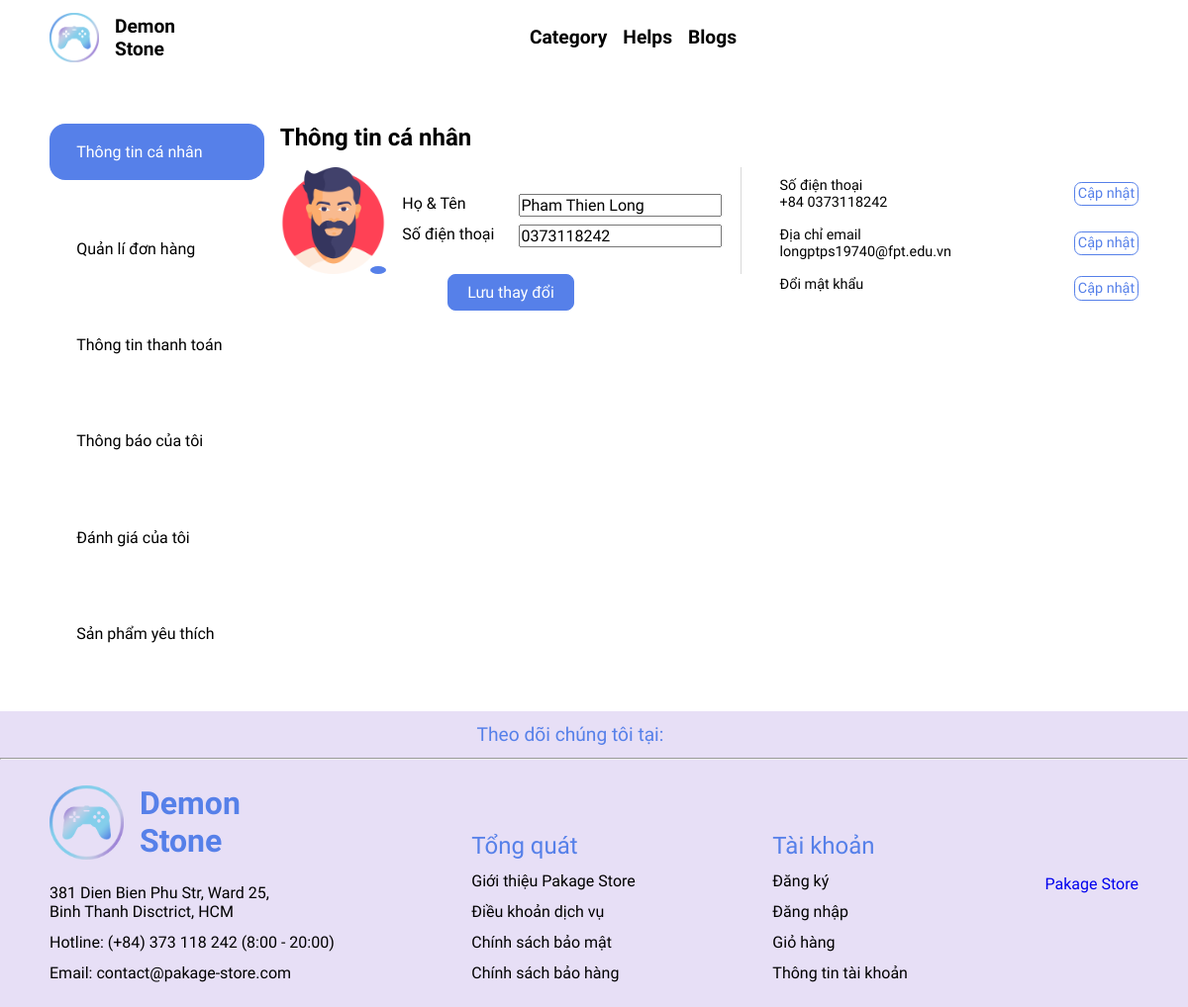
Page /sources/View/user.php?id=1 on the committed database.
### tables this page shows
CREATE TABLE `user` (
  `id` int(6) NOT NULL,
  `role_id` tinyint(1) NOT NULL DEFAULT 0,
  `username` varchar(255) NOT NULL,
  `password` varchar(255) NOT NULL,
  `email` varchar(255) NOT NULL,
  `fullname` varchar(255) NOT NULL,
  `phone_number` varchar(10) DEFAULT NULL,
  `currency` double NOT NULL DEFAULT 0,
  `avatar` text DEFAULT './assets/images/man.png'
);

### sources/Model/DAO/UserDAO.php (called while the page is built, shortened)
<?php
include '/Applications/XAMPP/xamppfiles/htdocs/pro1014_duan/sources/Model/User.php';
class UserDAO {
    private $database;
    public function __construct() {
        $this->database = new Database();
        $this->database = $this->database->getDatabase();
    }
    public function getUserByID($id) {
        if($this->database->connect_error) {
            return false;
        } else {
            $query = $this->database->prepare("SELECT * FROM `User` WHERE `User`.`id` = ?");
            $query->bind_param('s', $id);
            if($query->execute()) {
                $result = $query->get_result();
                if($result->num_rows > 0) {
                    $user = $result->fetch_assoc();
                    return new User($user['id'], $user['username'], $user['password'], $user['email'], $user['fullname'], $user['phone_number'], $user['currency'], $user['role_id'], $user['avatar']);
                } else return false;
            } else return false;
        }
    }
}
?>

### sources/Utils/Database.php (called while the page is built, shortened)
<?php
class Database {
    public function getDatabase($database = null) {
        if($database == null) {
            return new mysqli("localhost:3306", "root", "", "pro1014_duan");
        } else return $database;
    }
}
?>

### sources/Model/User.php (called while the page is built, shortened)
<?php
class User {
    private $email;
    private $fullname;
    private $phone;
    public function __construct($id, $username, $password, $email, $fullname, $phone, $currency, $role_id, $avatar) {
        $this->email = $email;
        $this->fullname = $fullname;
        $this->phone = $phone;
    }
    public function getEmail() {
        return $this->email;
    }
    public function getFullname() {
        return $this->fullname;
    }
    public function getPhone() {
        return $this->phone;
    }
}
?>

### sources/View/user.php (the view, shortened to what this page needs)
<?php
    include('./header.php');
    $userID = isset($_GET['id']) ? $_GET['id'] : 'error';
    $user = $userID != 'error' ? $userDAO->getUserByID($userID) : 'false';
?>
<section class="main-content">
    <section class="content-container">
        <section class="content-box">
            <article class="user-controller">
                <article class="user-method">
                    <p class="user-method--title">
                        Thông tin cá nhân
                    </p>
                </article>
                <article class="user-method">
                    <p class="user-method--title">
                        Quản lí đơn hàng
                    </p>
                </article>
                <article class="user-method">
                    <p class="user-method--title">
                        Thông tin thanh toán
                    </p>
                </article>
                <article class="user-method">
                    <p class="user-method--title">
                        Thông báo của tôi
                    </p>
                </article>
                <article class="user-method">
                    <p class="user-method--title">
                        Đánh giá của tôi
                    </p>
                </article>
                <article class="user-method">
                    <p class="user-method--title">
                        Sản phẩm yêu thích
                    </p>
                </article>
            </article>
            <article class="user-container">
                <article class="user-box">
                    <div class="user-box__title">
                        Thông tin cá nhân
                    </div>
                    <div class="user-box__dashboard">
                        <form action="../Controller/UserChangeNameController.php" method="post" class="main-info">
                            <div class="form-info">
                                <div class="form-avatar">
                                    <img src="./assets/images/man.png" alt="user avatar">
                                    <label for="user-avatar">
                                    </label>
                                </div>
                                <div class="form-name">
                                    <div class="input-box">
                                        <label for="username">Họ & Tên</label>
                                        <input type="text" name="fullname" id="fullname" value="<?
                                            echo $user->getFullname();
                                        ?>">
                                    </div>
                                    <div class="input-box">
                                        <label for="phone">Số điện thoại</label>
                                        <input type="text" name="phone" id="phone" value="<?
                                            echo $user->getPhone();
                                        ?>">
                                    </div>
                                </div>
                            </div>
                            <button type="submit" class="submit-form">
                                Lưu thay đổi
                            </button>
                        </form>
                        <div class="form-container">
                            <div class="form-info">
                                <p>
                                    Số điện thoại<br>
                                    +84 <?echo $user->getPhone();?>
                                </p>
                                <button class="form-edit-btn">Cập nhật</button>
                            </div>
                            <div class="form-info">
                                <p>
                                    Địa chỉ email<br>
                                    <?echo $user->getEmail();?>
                                </p>
                                <button class="form-edit-btn">Cập nhật</button>
                            </div>
                            <div class="form-info">
                                <p>
                                    Đổi mật khẩu
                                </p>
                                <button class="form-edit-btn">Cập nhật</button>
                            </div>
                        </div>
                    </div>
                </article>
            </article>
        </section>
    </section>
</section>
<?php include('./footer.php') ?>

### sources/View/assets/css/style.css (style rules this page uses)
* { margin: 0; padding: 0; box-sizing: border-box; font-size: 16px; font-family: "Quicksand", sans-serif; }
.main-content { margin-top: 125px; }
.main-content .content-container { margin: 50px; }
.main-content .content-container .content-box { display: flex; justify-content: space-between; align-items: center; gap: 1em; }
.main-content .content-container .content-box .user-controller { align-self: flex-start; display: flex; flex-direction: column; gap: 2.5em; width: 20%; }
.main-content .content-container .content-box .user-controller .user-method { display: flex; gap: 0.5em; padding: 1.2em; padding-right: 0; }
.main-content .content-container .content-box .user-controller .active { background-color: #5680e9; border-radius: 1em; color: white; }
.main-content .content-container .content-box .user-container { width: 80%; align-self: flex-start; }
.main-content .content-container .content-box .user-container .user-box .user-box__title { width: 100%; font-size: 1.5em; font-weight: 600; }
.main-content .content-container .content-box .user-container .user-box .user-box__dashboard { display: flex; justify-content: space-between; gap: 1.2em; margin-top: 1em; }
.main-content .content-container .content-box .user-container .user-box .user-box__dashboard .main-info { width: 55%; }
.main-content .content-container .content-box .user-container .user-box .user-box__dashboard .main-info .form-info { display: flex; gap: 1em; padding-right: 1.2em; border-right: 1px solid rgba(0, 0, 0, 0.15); }
.main-content .content-container .content-box .user-container .user-box .user-box__dashboard .main-info .form-info .form-avatar { width: 25%; position: relative; align-self: flex-start; }
.main-content .content-container .content-box .user-container .user-box .user-box__dashboard .main-info .form-info .form-avatar img { width: 100%; }
.main-content .content-container .content-box .user-container .user-box .user-box__dashboard .main-info .form-info .form-avatar label { position: absolute; right: 0.25%; bottom: 0; background-color: #5680e9; border-radius: 50%; padding: 0.25em 0.5em; transition: all 0.25s; }
.main-content .content-container .content-box .user-container .user-box .user-box__dashboard .main-info .form-info .form-name { width: 75%; align-self: center; display: flex; flex-wrap: wrap; justify-content: space-between; align-items: center; gap: 0.5em; }
.main-content .content-container .content-box .user-container .user-box .user-box__dashboard .main-info .form-info .form-name .input-box { width: 100%; display: flex; gap: 0.5em; }
.main-content .content-container .content-box .user-container .user-box .user-box__dashboard .main-info .form-info .form-name .input-box label { width: 35%; }
.main-content .content-container .content-box .user-container .user-box .user-box__dashboard .main-info .form-info .form-name .input-box input { width: 65%; }
.main-content .content-container .content-box .user-container .user-box .user-box__dashboard .main-info .submit-form { display: block; margin: auto; border: 1px solid #5680e9; padding: 0.5em 1.2em; border-radius: 0.5em; background-color: #5680e9; color: white; }
.main-content .content-container .content-box .user-container .user-box .user-box__dashboard .form-container { width: 45%; align-self: center; display: flex; flex-direction: column; gap: 1em; }
.main-content .content-container .content-box .user-container .user-box .user-box__dashboard .form-container .form-info { display: flex; gap: 1.2em; align-items: flex-start; }
.main-content .content-container .content-box .user-container .user-box .user-box__dashboard .form-container .form-info p { font-size: 0.9em; }
.main-content .content-container .content-box .user-container .user-box .user-box__dashboard .form-container .form-info button { align-self: center; margin-left: auto; border: 1px solid #5680e9; background-color: transparent; padding: 0.2em; border-radius: 0.5em; font-size: 0.9em; color: #5680e9; transition: all 0.5s; }

### rows in the picture
user: fullname "Pham Thien Long", phone "0373118242", phone_number "0373118242", email "longptps19740@fpt.edu.vn"
